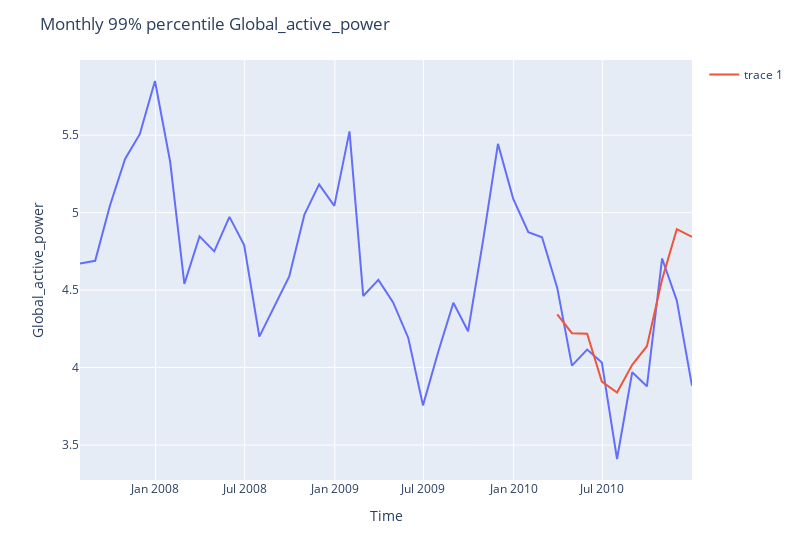

The notebook cell this image was saved under:
### Code cell
figure = px.line(x=df_monthly.index, y=df_monthly[var])
figure.add_scatter(x=test.index, y=test_predict, mode="lines")
figure.update_layout(
    title=f"Monthly 99% percentile {var}",
    width=800,
    xaxis_title="Time",
    yaxis_title=f"{var}",
)
figure.show()

### Figure 1 — Plotly figure (JSON) as saved in the notebook; plotly's stock layout.template omitted (floating-point values rounded to 4 significant figures)
{"data": [{"hovertemplate": "x=%{x}<br>y=%{y}<extra></extra>", "legendgroup": "", "line": {"color": "#636efa", "dash": "solid"}, "marker": {"symbol": "circle"}, "mode": "lines", "name": "", "orientation": "v", "showlegend": false, "x": ["2007-07-31T00:00:00", "2007-08-31T00:00:00", "2007-09-30T00:00:00", "2007-10-31T00:00:00", "2007-11-30T00:00:00", "2007-12-31T00:00:00", "2008-01-31T00:00:00", "2008-02-29T00:00:00", "2008-03-31T00:00:00", "2008-04-30T00:00:00", "2008-05-31T00:00:00", "2008-06-30T00:00:00", "2008-07-31T00:00:00", "2008-08-31T00:00:00", "2008-09-30T00:00:00", "2008-10-31T00:00:00", "2008-11-30T00:00:00", "2008-12-31T00:00:00", "2009-01-31T00:00:00", "2009-02-28T00:00:00", "2009-03-31T00:00:00", "2009-04-30T00:00:00", "2009-05-31T00:00:00", "2009-06-30T00:00:00", "2009-07-31T00:00:00", "2009-08-31T00:00:00", "2009-09-30T00:00:00", "2009-10-31T00:00:00", "2009-11-30T00:00:00", "2009-12-31T00:00:00", "2010-01-31T00:00:00", "2010-02-28T00:00:00", "2010-03-31T00:00:00", "2010-04-30T00:00:00", "2010-05-31T00:00:00", "2010-06-30T00:00:00", "2010-07-31T00:00:00", "2010-08-31T00:00:00", "2010-09-30T00:00:00", "2010-10-31T00:00:00", "2010-11-30T00:00:00", "2010-12-31T00:00:00"], "xaxis": "x", "y": [4.671, 4.689, 5.044, 5.346, 5.506, 5.849, 5.328, 4.54, 4.847, 4.75, 4.972, 4.79, 4.2, 4.4, 4.588, 4.987, 5.182, 5.043, 5.524, 4.462, 4.566, 4.42, 4.191, 3.756, 4.1, 4.418, 4.234, 4.827, 5.444, 5.09, 4.874, 4.841, 4.514, 4.013, 4.116, 4.033, 3.41, 3.97, 3.879, 4.704, 4.432, 3.882], "yaxis": "y", "type": "scatter"}, {"mode": "lines", "x": ["2010-03-31T00:00:00", "2010-04-30T00:00:00", "2010-05-31T00:00:00", "2010-06-30T00:00:00", "2010-07-31T00:00:00", "2010-08-31T00:00:00", "2010-09-30T00:00:00", "2010-10-31T00:00:00", "2010-11-30T00:00:00", "2010-12-31T00:00:00"], "y": [4.343, 4.222, 4.219, 3.91, 3.839, 4.018, 4.138, 4.569, 4.893, 4.843], "type": "scatter"}], "layout": {"xaxis": {"anchor": "y", "domain": [0.0, 1.0], "title": {"text": "Time"}}, "yaxis": {"anchor": "x", "domain": [0.0, 1.0], "title": {"text": "Global_active_power"}}, "legend": {"tracegroupgap": 0}, "margin": {"t": 60}, "title": {"text": "Monthly 99% percentile Global_active_power"}, "width": 800}}
